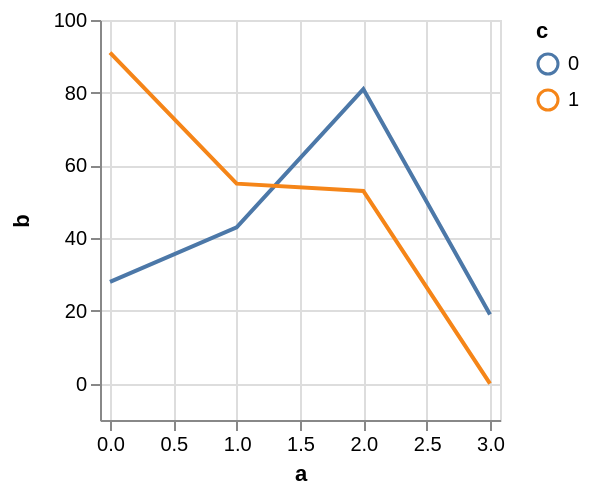

Specify this chart in Vega-Lite:
### Vega specification from a JSON file in a GitHub repository (floating-point values rounded to 4 significant figures)
{"$schema": "https://vega.github.io/schema/vega/v4.json", "autosize": "pad", "padding": 5, "width": 200, "height": 200, "style": "cell", "data": [{"name": "source_0", "values": [{"a": 0, "b": 28, "c": 0}, {"a": 0, "b": 91, "c": 1}, {"a": 1, "b": 43, "c": 0}, {"a": 1, "b": 55, "c": 1}, {"a": 2, "b": 81, "c": 0}, {"a": 2, "b": 53, "c": 1}, {"a": 3, "b": 19, "c": 0}]}, {"name": "data_0", "source": "source_0", "transform": [{"type": "impute", "field": "b", "key": "a", "method": "value", "groupby": ["c"], "value": null}, {"type": "formula", "expr": "datum.b === null ? 0 : datum.b", "as": "b"}]}], "marks": [{"name": "pathgroup", "type": "group", "from": {"facet": {"name": "faceted_path_main", "data": "data_0", "groupby": ["c"]}}, "encode": {"update": {"width": {"field": {"group": "width"}}, "height": {"field": {"group": "height"}}}}, "marks": [{"name": "marks", "type": "line", "style": ["line"], "sort": {"field": "datum[\"a\"]", "order": "descending"}, "from": {"data": "faceted_path_main"}, "encode": {"update": {"stroke": {"scale": "color", "field": "c"}, "tooltip": {"signal": "{\"a\": format(datum[\"a\"], \"\"), \"b\": format(datum[\"b\"], \"\"), \"c\": ''+datum[\"c\"]}"}, "x": {"scale": "x", "field": "a"}, "y": {"scale": "y", "field": "b"}, "defined": {"signal": "datum[\"a\"] !== null && !isNaN(datum[\"a\"]) && datum[\"b\"] !== null && !isNaN(datum[\"b\"])"}}}}]}], "scales": [{"name": "x", "type": "linear", "domain": {"data": "data_0", "field": "a"}, "range": [0, {"signal": "width"}], "nice": 1, "zero": false, "padding": 5}, {"name": "y", "type": "linear", "domain": {"data": "data_0", "field": "b"}, "range": [{"signal": "height"}, 0], "nice": true, "zero": true, "padding": 5}, {"name": "color", "type": "ordinal", "domain": {"data": "data_0", "field": "c", "sort": true}, "range": "category"}], "axes": [{"scale": "x", "orient": "bottom", "grid": false, "title": "a", "labelFlush": true, "labelOverlap": true, "tickCount": {"signal": "ceil(width/40)"}, "zindex": 1}, {"scale": "x", "orient": "bottom", "gridScale": "y", "grid": true, "tickCount": {"signal": "ceil(width/40)"}, "domain": false, "labels": false, "maxExtent": 0, "minExtent": 0, "ticks": false, "zindex": 0}, {"scale": "y", "orient": "left", "grid": false, "title": "b", "labelOverlap": true, "tickCount": {"signal": "ceil(height/40)"}, "zindex": 1}, {"scale": "y", "orient": "left", "gridScale": "x", "grid": true, "tickCount": {"signal": "ceil(height/40)"}, "domain": false, "labels": false, "maxExtent": 0, "minExtent": 0, "ticks": false, "zindex": 0}], "legends": [{"stroke": "color", "gradientLength": {"signal": "clamp(height, 64, 200)"}, "title": "c"}], "config": {"axisY": {"minExtent": 30}}}
